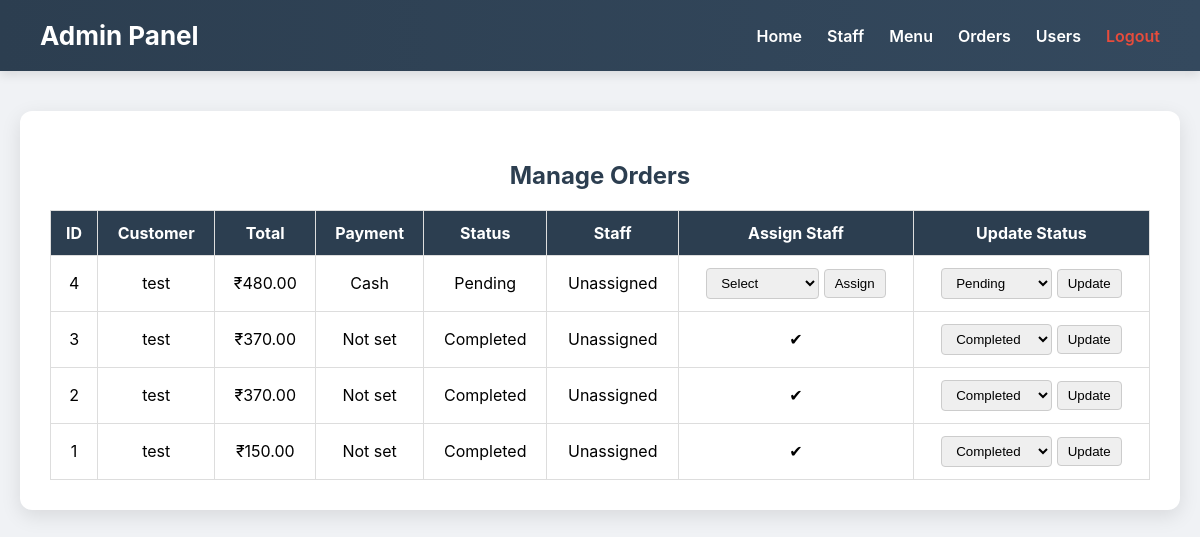
/view_orders.php (signed in), run on an earlier commit of the app's database.
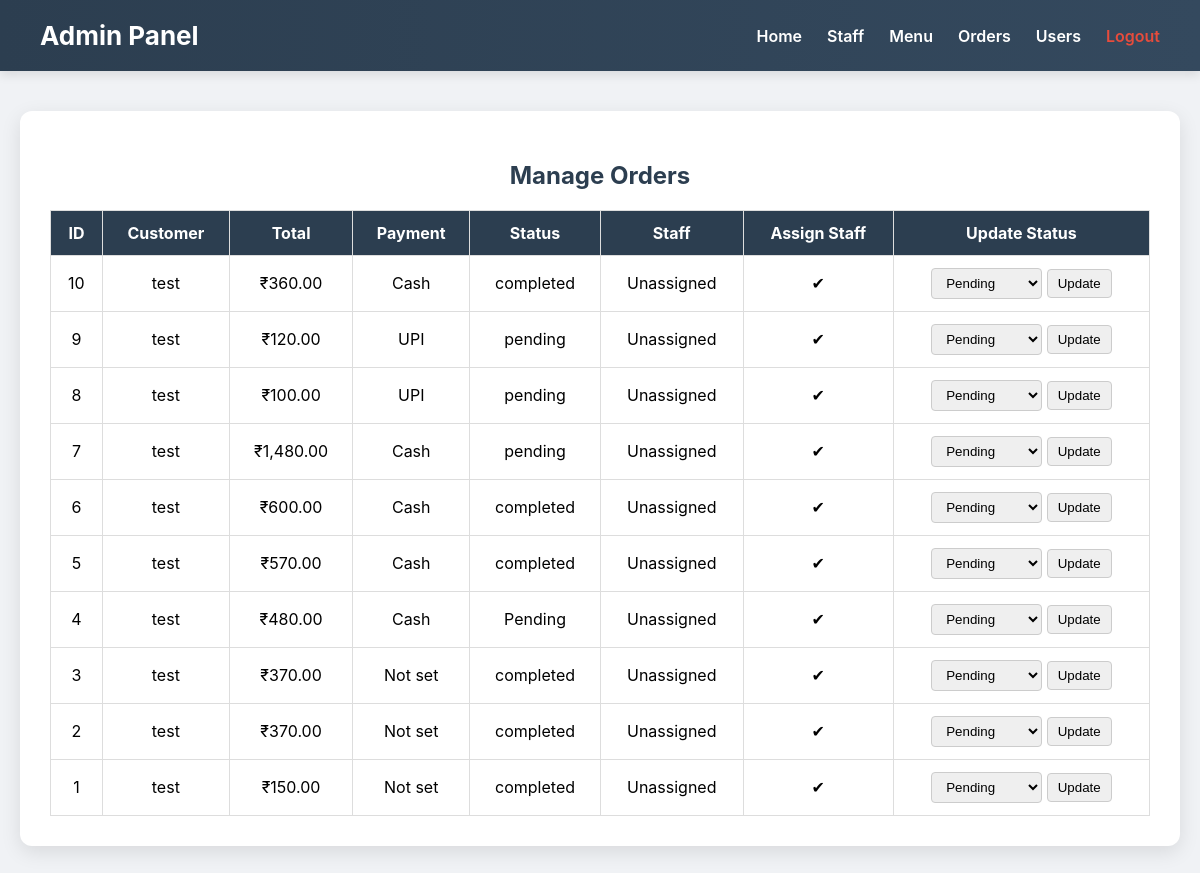
And on a later commit of the database.
### tables this page shows
CREATE TABLE `orders` (
  `id` int(11) NOT NULL,
  `user_id` int(11) DEFAULT NULL,
  `order_date` datetime DEFAULT current_timestamp(),
  `order_details` text DEFAULT NULL,
  `total` decimal(10,2) NOT NULL,
  `status` varchar(50) DEFAULT NULL,
  `assigned_staff_id` int(11) DEFAULT NULL,
  `payment_method` varchar(50) DEFAULT NULL
);

CREATE TABLE `users` (
  `id` int(11) NOT NULL,
  `username` varchar(50) NOT NULL,
  `password` varchar(255) NOT NULL,
  `role` enum('admin','staff','user') DEFAULT 'user'
);

### view_orders.php (the view, shortened to what this page needs)
<?php
include 'db_connect.php';
$orders = $conn->query("
    SELECT o.*, u.username AS customer_name, s.name AS staff_name
    FROM orders o
    JOIN users u ON o.user_id = u.id
    LEFT JOIN staff s ON o.assigned_staff_id = s.id
    ORDER BY o.order_date DESC
")->fetchAll(PDO::FETCH_ASSOC);
?>
<!DOCTYPE html>
<html lang="en">
<head>
</head>
<body>
<div class="navbar">
    <h1>Admin Panel</h1>
    <ul>
        <li><a href="admin_dashboard.php">Home</a></li>
        <li><a href="manage_staff.php">Staff</a></li>
        <li><a href="manage_menu.php">Menu</a></li>
        <li><a href="view_orders.php">Orders</a></li>
        <li><a href="manage_users.php">Users</a></li>
        <li><a class="logout" href="logout.php">Logout</a></li>
    </ul>
</div>
<div class="container">
    <h2>Manage Orders</h2>
    <table>
        <thead>
        <tr>
            <th>ID</th>
            <th>Customer</th>
            <th>Total</th>
            <th>Payment</th>
            <th>Status</th>
            <th>Staff</th>
            <th>Assign Staff</th>
            <th>Update Status</th>
        </tr>
        </thead>
        <tbody>
        <?php foreach ($orders as $order): ?>
            <tr>
                <td><?= $order['id'] ?></td>
                <td><?= htmlspecialchars($order['customer_name']) ?></td>
                <td>₹<?= number_format($order['total'], 2) ?></td>
                <td><?= $order['payment_method'] ?? 'Not set' ?></td>
                <td><?= htmlspecialchars($order['status']) ?></td>
                <td><?= $order['staff_name'] ?? 'Unassigned' ?></td>
                <td>
                    <?php if (!$order['assigned_staff_id']): ?>
                        <form method="post">
                            <select name="staff_id" required>
                                <option value="">Select</option>
                            </select>
                            <button type="submit" name="assign_staff">Assign</button>
                        </form>
                    <?php else: ?>
                        ✔
                    <?php endif; ?>
                </td>
                <td>
                    <form method="post">
                        <select name="status">
                            <option <?= $order['status'] === 'Pending' ? 'selected' : '' ?>>Pending</option>
                            <option <?= $order['status'] === 'Completed' ? 'selected' : '' ?>>Completed</option>
                        </select>
                        <button type="submit" name="update_status">Update</button>
                    </form>
                </td>
            </tr>
        <?php endforeach; ?>
        </tbody>
    </table>
</div>
</body>
</html>

What changed in the data, as far as the page shows it:
added orders: id "10", user.username "test", total "360.00", payment_method "Cash", status "completed", staff_name "Unassigned"
added orders: id "9", user.username "test", total "120.00", payment_method "UPI", status "pending", staff_name "Unassigned"
added orders: id "8", user.username "test", total "100.00", payment_method "UPI", status "pending", staff_name "Unassigned"
added orders: id "7", user.username "test", total "1,480.00", payment_method "Cash", status "pending", staff_name "Unassigned"
added orders: id "6", user.username "test", total "600.00", payment_method "Cash", status "completed", staff_name "Unassigned"
added orders: id "5", user.username "test", total "570.00", payment_method "Cash", status "completed", staff_name "Unassigned"
changed orders "Pending": staff_id "Select" → (not shown); assigned_staff_id "Assign" → "✔"
changed orders id 3: status "Completed" → "completed"; status "Completed" → "Pending"
changed orders id 2: status "Completed" → "completed"; status "Completed" → "Pending"
changed orders id 1: status "Completed" → "completed"; status "Completed" → "Pending"
